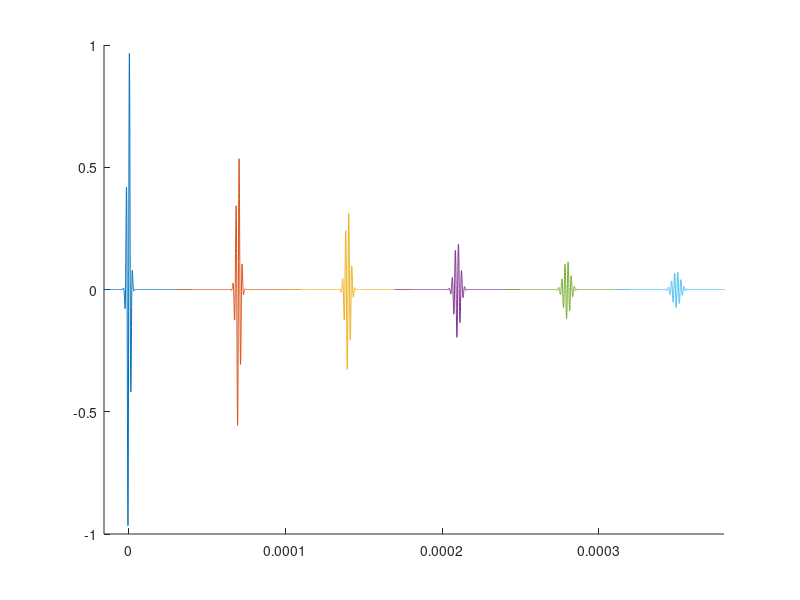

Write MATLAB code to recreate this figure. (Note: this script raises an error after producing the figure.)
freq = 0.5e6; % 1/4 van onze frequentie
omega = 2*pi * freq;
reflectiecoeff = 0.7; %percentage verlies per trip
sigma = 1.05e-6; 	%'breedte' ongeveer 4 sigma. Stel breedte  =  10 pulsen 2MHz 
			% = > ongeveer 10*0.5e-6 / 4
dsigma = 0.3e-6; %increment in sigma per trip     "dispersie"
trips = 6; %aantal trips
factor = 1.5e-6 / trips;

tmin = -4e-5;
tmax = 4e-5;
tnum = 1500; % groot = nodig voor nauwkeurigheid
ts = linspace(tmin,tmax,tnum); %tijdstippen

clf;
hold on;





delay = 1/14300;



ys = zeros(1,tnum); %uitwijking
for n=0:(trips-1)
	s = sigma + n * dsigma;
	mu = delay * n; %"totale" delay
	pakket = factor * sin(omega*(ts+mu)) ... %or sin for boobies
		.* reflectiecoeff^n ...
		./ s .* exp(-(ts).^2 ./ (2 * s^2));
	plot(ts+mu,4.5*pakket);

end

axis([-15*sigma,0.00038,-1,1]);

naam='puls-echo';
xlab='delay (s)';
ylab='';
ylabrule='0.3cm';
width='800';
height='500';
maakgraph(naam,xlab,ylab,ylabrule,width,height);

hold off;
